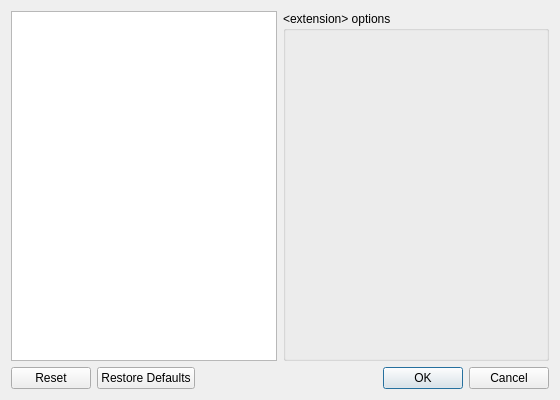
<?xml version="1.0" encoding="UTF-8"?>
<ui version="4.0">
 <class>ExtDialog</class>
 <widget class="QDialog" name="ExtDialog">
  <property name="geometry">
   <rect>
    <x>0</x>
    <y>0</y>
    <width>550</width>
    <height>400</height>
   </rect>
  </property>
  <property name="windowTitle">
   <string>Extension Config</string>
  </property>
  <layout class="QGridLayout" name="gridLayout">
   <item row="0" column="0">
    <widget class="QListView" name="extensionList">
     <property name="sizePolicy">
      <sizepolicy hsizetype="Expanding" vsizetype="Expanding">
       <horstretch>0</horstretch>
       <verstretch>0</verstretch>
      </sizepolicy>
     </property>
     <property name="minimumSize">
      <size>
       <width>266</width>
       <height>0</height>
      </size>
     </property>
    </widget>
   </item>
   <item row="0" column="1">
    <widget class="QGroupBox" name="optionsbox">
     <property name="sizePolicy">
      <sizepolicy hsizetype="Expanding" vsizetype="Preferred">
       <horstretch>0</horstretch>
       <verstretch>0</verstretch>
      </sizepolicy>
     </property>
     <property name="minimumSize">
      <size>
       <width>266</width>
       <height>0</height>
      </size>
     </property>
     <property name="title">
      <string>&lt;extension&gt; options</string>
     </property>
     <layout class="QVBoxLayout" name="verticalLayout">
      <item>
       <layout class="QFormLayout" name="optionsGrid"/>
      </item>
     </layout>
    </widget>
   </item>
   <item row="1" column="0" colspan="2">
    <widget class="QDialogButtonBox" name="mainButtons">
     <property name="orientation">
      <enum>Qt::Horizontal</enum>
     </property>
     <property name="standardButtons">
      <set>QDialogButtonBox::Cancel|QDialogButtonBox::Ok|QDialogButtonBox::Reset|QDialogButtonBox::RestoreDefaults</set>
     </property>
    </widget>
   </item>
  </layout>
 </widget>
 <resources/>
 <connections>
  <connection>
   <sender>mainButtons</sender>
   <signal>accepted()</signal>
   <receiver>ExtDialog</receiver>
   <slot>accept()</slot>
   <hints>
    <hint type="sourcelabel">
     <x>248</x>
     <y>254</y>
    </hint>
    <hint type="destinationlabel">
     <x>157</x>
     <y>274</y>
    </hint>
   </hints>
  </connection>
  <connection>
   <sender>mainButtons</sender>
   <signal>rejected()</signal>
   <receiver>ExtDialog</receiver>
   <slot>reject()</slot>
   <hints>
    <hint type="sourcelabel">
     <x>316</x>
     <y>260</y>
    </hint>
    <hint type="destinationlabel">
     <x>286</x>
     <y>274</y>
    </hint>
   </hints>
  </connection>
 </connections>
</ui>
